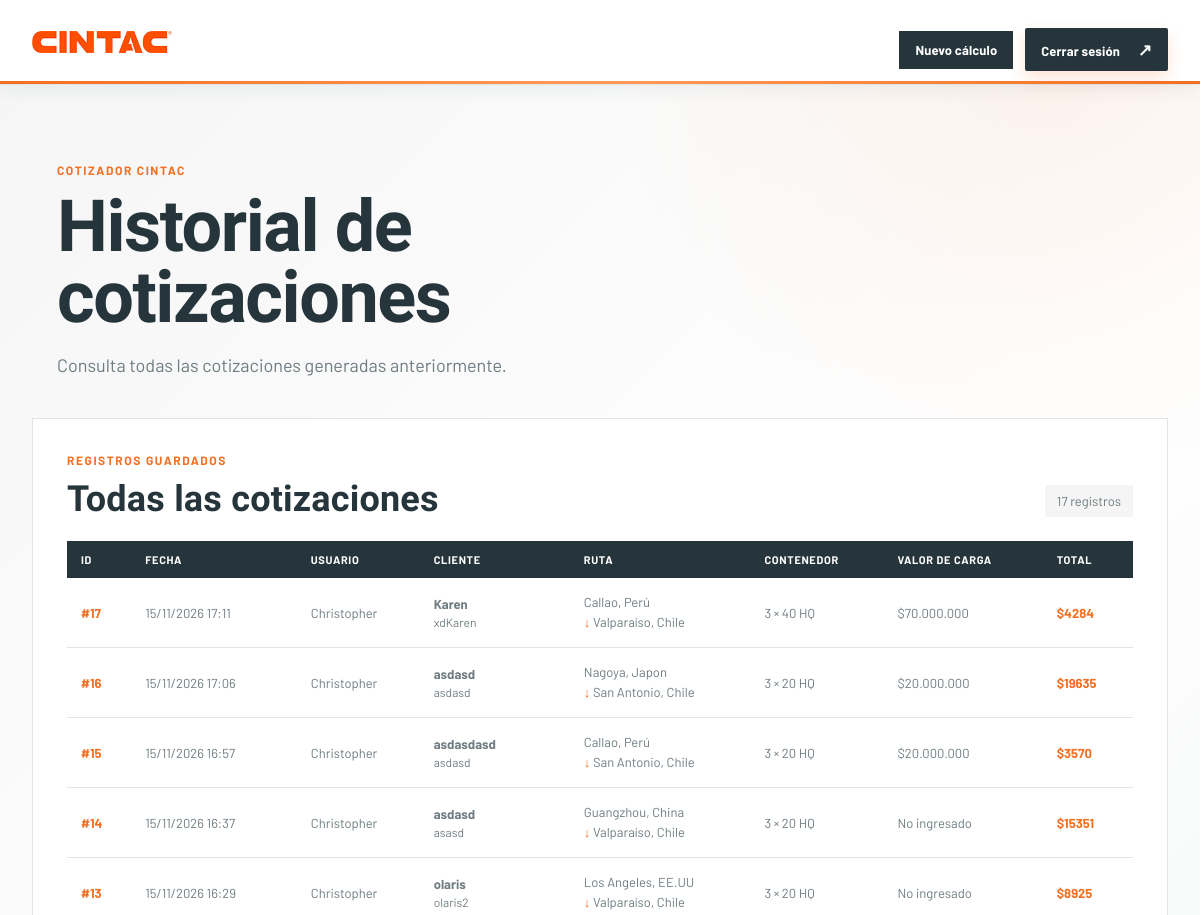
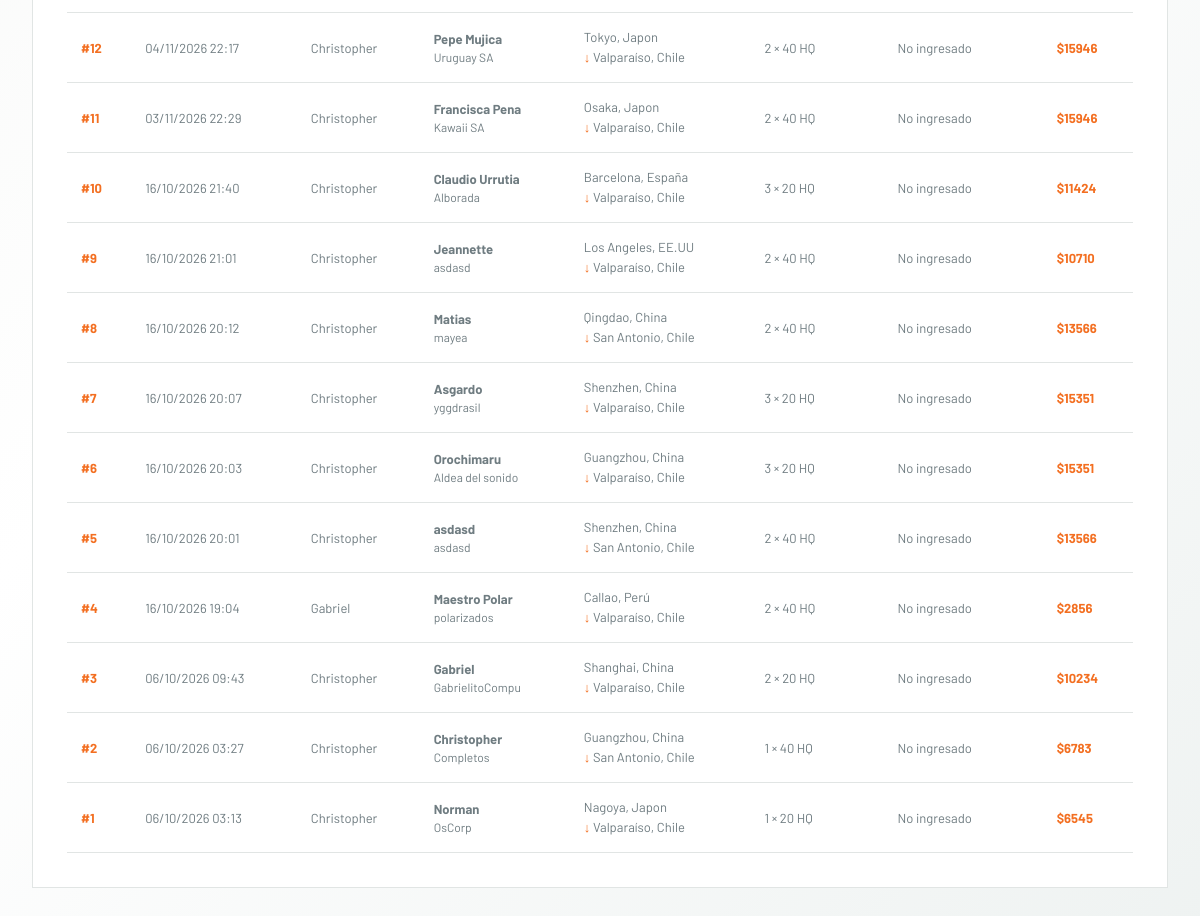
The page /Cotizador/historial/ (signed in) on the database its author committed (2 pictures, top to bottom).
### Cotizador/models.py (models this page shows, shortened)
class cotizacion_generada(models.Model):
    id = models.AutoField(primary_key=True)
    id_ruta = models.ForeignKey(ruta_logistica, on_delete=models.CASCADE, null=False)
    id_usuario = models.ForeignKey(Login, on_delete=models.CASCADE, null=False)
    fecha = models.DateTimeField(auto_now_add=True)
    nombre_cliente = models.CharField(max_length=100, validators=[valida_nombre], null=False)
    empresa = models.CharField(max_length=100, validators=[valida_empresa], null=False)
    correo_cliente = models.CharField(max_length=100, validators=[validate_login_email], null=False)
    descripcion_carga = models.TextField(null=False)
    peso_ingresado_kg = models.IntegerField(null=False)
    valor_carga_kg = models.IntegerField(null=True, blank=True)
    tipo_contenedor = models.CharField(max_length=50, null=False)
    cantidad_contenedores = models.IntegerField(null=False)
    monto_IVA = models.IntegerField(null=False)
    monto_total = models.IntegerField(null=False)

class Login(models.Model):
    ROL_FIJO = 'Administrador CINTAC'
    id = models.AutoField(primary_key=True)
    username = models.CharField(max_length=50, null=False, validators=[validate_login_username])
    password = models.CharField(
        max_length=50,
        null=False,
        validators=[validate_login_password],
    )
    email = models.CharField(max_length=100, null=False, validators=[validate_login_email])
    rol = models.CharField(
        max_length=50,
        default=ROL_FIJO,
        editable=False,
        null=False,
    )

class ruta_logistica(models.Model):
    PUERTOS_ORIGEN = (
        ('Shanghai, China', 'Shanghai, China'),
        ('Ningbo, China', 'Ningbo, China'),
        ('Shenzhen, China', 'Shenzhen, China'),
        ('Qingdao, China', 'Qingdao, China'),
        ('Guangzhou, China', 'Guangzhou, China'),
        ('Tianjin, China', 'Tianjin, China'),
        ('Yokohama, Japon', 'Yokohama, Japon'),
        ('Tokyo, Japon', 'Tokyo, Japon'),
        ('Nagoya, Japon', 'Nagoya, Japon'),
        ('Kobe, Japon', 'Kobe, Japon'),
        ('Osaka, Japon', 'Osaka, Japon'),
        ('Barcelona, España', 'Barcelona, España'),
        ('Los Angeles, EE.UU', 'Los Angeles, EE.UU'),
        ('Callao, Perú', 'Callao, Perú'),
        ('San antonio, Chile', 'San antonio, Chile'),
        ('Valparaíso, Chile', 'Valparaíso, Chile')
    )
    PUERTOS_DESTINO = (
        ('Valparaíso, Chile', 'Valparaíso, Chile'),
        ('San Antonio, Chile', 'San Antonio, Chile'),
        ('Callao, Perú', 'Callao, Perú'),
    )
    id = models.AutoField(primary_key=True)
    puerto_origen = models.CharField(max_length=100, choices=PUERTOS_ORIGEN, null=False,)
    puerto_destino = models.CharField(max_length=100, choices=PUERTOS_DESTINO, null=False)
    dias_transito = models.IntegerField(null=False)

### Cotizador/views.py (the view)
# urls.py: path('historial/', historial, name='historial'),
def historial(request):
    login_id = request.session.get('login_id')
    if login_id is None or not Login.objects.filter(pk=login_id).exists():
        request.session.pop('login_id', None)
        request.session['login_error'] = (
            'Debes iniciar sesión para acceder al historial.'
        )
        return redirect('login')
    historial_cotizaciones = (
        cotizacion_generada.objects.select_related('id_ruta')
        .order_by('-fecha')
    )
    for cotizacion in historial_cotizaciones:
        cotizacion.valor_carga_formateado = _format_clp(
            cotizacion.valor_carga_kg
        )
    context = {
        'historial_cotizaciones': historial_cotizaciones,
    }
    return render(request, 'Cotizador/historial.html', context)

### Cotizador/views.py (called while the page is built)
def _format_clp(value):
    if value is None:
        return 'No ingresado'
    return f'${value:,.0f}'.replace(',', '.')

### templates/Cotizador/historial.html (shortened to what this page needs)
<!DOCTYPE html>
{% load static %}
<html lang="es">
<head>
    <link rel="stylesheet" href="{% static 'CSS/cintac.css' %}">
</head>
<body class="quote-page">
    <header class="quote-header">
        <div class="container nav-wrap">
            <a class="brand" href="/" aria-label="CINTAC inicio">
                <img src="{% static 'images/MainCintac/logo.jpg' %}" alt="CINTAC">
            </a>
            <div class="quote-actions">
                <a class="dark-button quote-history" href="{% url 'cotizador' %}">
                    Nuevo cálculo
                </a>
                <a class="dark-button quote-logout" href="{% url 'login' %}">
                    Cerrar sesión <span>↗</span>
                </a>
            </div>
        </div>
    </header>
    <main class="quote-main container">
        <section class="quote-intro">
            <p class="eyebrow orange">COTIZADOR CINTAC</p>
            <h1>Historial de cotizaciones</h1>
            <p>Consulta todas las cotizaciones generadas anteriormente.</p>
        </section>
        <section class="history-card" aria-labelledby="history-title">
            <div class="history-heading">
                <div>
                    <p class="eyebrow orange">REGISTROS GUARDADOS</p>
                    <h2 id="history-title">Todas las cotizaciones</h2>
                </div>
                <span class="history-count">{{ historial_cotizaciones|length }} registro{{ historial_cotizaciones|length|pluralize }}</span>
            </div>
            {% if historial_cotizaciones %}
                <div class="history-table-wrap">
                    <table class="history-table">
                        <thead>
                            <tr>
                                <th>ID</th>
                                <th>Fecha</th>
                                <th>Usuario</th>
                                <th>Cliente</th>
                                <th>Ruta</th>
                                <th>Contenedor</th>
                                <th>Valor de carga</th>
                                <th>Total</th>
                            </tr>
                        </thead>
                        <tbody>
                            {% for cotizacion in historial_cotizaciones %}
                                <tr>
                                    <td data-label="ID">
                                        <strong class="history-id">#{{ cotizacion.id }}</strong>
                                    </td>
                                    <td data-label="Fecha">
                                        {{ cotizacion.fecha|date:"d/m/Y H:i" }}
                                    </td>
                                    <td data-label="Usuario">
                                        {{ cotizacion.id_usuario.username }}
                                    </td>
                                    <td data-label="Cliente">
                                        <strong>{{ cotizacion.nombre_cliente }}</strong>
                                        <span class="history-secondary">{{ cotizacion.empresa }}</span>
                                    </td>
                                    <td data-label="Ruta">
                                        <span class="history-route">
                                            {{ cotizacion.id_ruta.puerto_origen }}<br>
                                            <b>↓</b> {{ cotizacion.id_ruta.puerto_destino }}
                                        </span>
                                    </td>
                                    <td data-label="Contenedor">
                                        {{ cotizacion.cantidad_contenedores }} × {{ cotizacion.tipo_contenedor }}
                                    </td>
                                    <td data-label="Valor de carga">
                                        {{ cotizacion.valor_carga_formateado }}
                                    </td>
                                    <td data-label="Total">
                                        <strong class="history-total">
                                            ${{ cotizacion.monto_total|floatformat:0 }}
                                        </strong>
                                    </td>
                                </tr>
                            {% endfor %}
                        </tbody>
                    </table>
                </div>
            {% endif %}
        </section>
    </main>
</body>
</html>

### ProyectoFinal/static/CSS/cintac.css (style rules this page uses)
:root { --ink:#26343b; --muted:#6f7c81; --orange:#f36f21; --orange-dark:#d95414; --paper:#f4f5f4; --line:#e1e5e4; --blue:#153f58; --navy:#1d313b; }
* { box-sizing:border-box; }
html { scroll-behavior:smooth; }
body { margin:0; color:var(--ink); background:#fff; font-family:"Barlow",Arial,sans-serif; font-size:16px; }
a { color:inherit; text-decoration:none; }
.container { width:min(1240px,calc(100% - 64px)); margin:0 auto; }
.topbar-inner,.nav-wrap,.top-links { display:flex; align-items:center; }
.nav-wrap { min-height:88px; gap:48px; }
.brand { display:inline-flex; align-items:center; color:var(--orange); font-weight:900; }
.brand img { display:block; width:140px; height:auto; }
.quote-button,.dark-button { background:var(--orange); color:#fff; padding:15px 22px; font-size:13px; font-weight:700; letter-spacing:.01em; }
.quote-button span,.dark-button span,.light-button span { margin-left:15px; font-size:17px; }
.eyebrow { margin:0 0 15px; font-size:12px; font-weight:700; letter-spacing:.13em; }
.orange { color:var(--orange); }
h1,h2 { margin:0; font-family:"Barlow Condensed","Arial Narrow",sans-serif; font-weight:600; line-height:.98; }
h1 { font-size:clamp(44px,5vw,76px); letter-spacing:.005em; }
h2 { font-size:clamp(35px,4vw,53px); letter-spacing:.005em; }
.dark-button { display:inline-block; margin-top:15px; background:var(--ink); }
.quote-page { min-height:100vh; background:var(--paper); }
.quote-header { background:#fff; border-bottom:1px solid var(--line); }
.quote-header .nav-wrap { justify-content:space-between; min-height:76px; }
.quote-header .brand img { width:140px; }
.quote-actions { display:flex; align-items:center; gap:12px; }
.quote-history { padding:11px 16px; }
.quote-logout { padding:11px 16px; }
.history-card { background:#fff; border:1px solid var(--line); padding:34px; }
.history-heading { display:flex; align-items:end; justify-content:space-between; gap:20px; margin-bottom:24px; }
.history-heading h2 { margin:6px 0 0; color:var(--ink); font-size:36px; }
.history-count { padding:8px 12px; background:#f4f5f4; color:var(--muted); font-size:13px; }
.history-table-wrap { overflow-x:auto; }
.history-table { width:100%; border-collapse:collapse; min-width:850px; }
.history-table th { padding:12px 14px; background:var(--ink); color:#fff; font-size:11px; text-align:left; text-transform:uppercase; letter-spacing:.06em; }
.history-table td { padding:15px 14px; border-bottom:1px solid var(--line); color:var(--muted); font-size:13px; vertical-align:middle; }
.history-id,.history-total { color:var(--orange); }
.history-secondary { display:block; margin-top:3px; color:var(--muted); font-size:12px; }
.history-route { line-height:1.5; }
.history-route b { color:var(--orange); }
.quote-main { padding:70px 0 100px; }
.quote-intro { max-width:700px; margin-bottom:38px; }
.quote-intro h1 { color:var(--ink); font-size:clamp(46px,6vw,72px); }
.quote-intro > p:last-child { max-width:560px; margin:18px 0 0; color:var(--muted); font-size:17px; line-height:1.6; }
.quote-page { background: radial-gradient(circle at 88% 2%, #f36f2114 0, transparent 28rem), linear-gradient(135deg, #f4f5f4 0%, #fff 48%, #eef2f1 100%); }
.quote-page .quote-header { position:relative; box-shadow:0 3px 18px #153f5812; }
.quote-page .quote-header:after { position:absolute; right:0; bottom:0; left:0; height:3px; content:""; background:linear-gradient(90deg, var(--orange), #ff9a59, var(--orange)); }
.quote-page .quote-header .nav-wrap { min-height:84px; }
.quote-page .quote-logout { border-radius:2px; box-shadow:0 7px 16px #f36f2130; transition:transform .2s ease, box-shadow .2s ease; }
.quote-page .quote-main { position:relative; padding-top:78px; }
.quote-page .quote-intro { position:relative; padding-left:25px; }
.quote-page .quote-intro h1 { letter-spacing:-.02em; }
.quote-page .quote-intro > p:last-child { font-size:18px; }

### rows shown on the page
cotizacion_generada: id "17", fecha "15/11/2026 17:11", id_usuario.username "Christopher", nombre_cliente "Karen", empresa "xdKaren", id_ruta.puerto_origen "Callao, Perú", id_ruta.puerto_destino "Valparaíso, Chile", cantidad_contenedores "3", tipo_contenedor "40 HQ", valor_carga_formateado "$70.000.000", monto_total "4284"
cotizacion_generada: id "16", fecha "15/11/2026 17:06", id_usuario.username "Christopher", nombre_cliente "asdasd", empresa "asdasd", id_ruta.puerto_origen "Nagoya, Japon", id_ruta.puerto_destino "San Antonio, Chile", cantidad_contenedores "3", tipo_contenedor "20 HQ", valor_carga_formateado "$20.000.000", monto_total "19635"
cotizacion_generada: id "15", fecha "15/11/2026 16:57", id_usuario.username "Christopher", nombre_cliente "asdasdasd", empresa "asdasd", id_ruta.puerto_origen "Callao, Perú", id_ruta.puerto_destino "San Antonio, Chile", cantidad_contenedores "3", tipo_contenedor "20 HQ", valor_carga_formateado "$20.000.000", monto_total "3570"
cotizacion_generada: id "14", fecha "15/11/2026 16:37", id_usuario.username "Christopher", nombre_cliente "asdasd", empresa "asasd", id_ruta.puerto_origen "Guangzhou, China", id_ruta.puerto_destino "Valparaíso, Chile", cantidad_contenedores "3", tipo_contenedor "20 HQ", valor_carga_formateado "No ingresado", monto_total "15351"
cotizacion_generada: id "13", fecha "15/11/2026 16:29", id_usuario.username "Christopher", nombre_cliente "olaris", empresa "olaris2", id_ruta.puerto_origen "Los Angeles, EE.UU", id_ruta.puerto_destino "Valparaíso, Chile", cantidad_contenedores "3", tipo_contenedor "20 HQ", valor_carga_formateado "No ingresado", monto_total "8925"
cotizacion_generada: id "12", fecha "04/11/2026 22:17", id_usuario.username "Christopher", nombre_cliente "Pepe Mujica", empresa "Uruguay SA", id_ruta.puerto_origen "Tokyo, Japon", id_ruta.puerto_destino "Valparaíso, Chile", cantidad_contenedores "2", tipo_contenedor "40 HQ", valor_carga_formateado "No ingresado", monto_total "15946"
cotizacion_generada: id "11", fecha "03/11/2026 22:29", id_usuario.username "Christopher", nombre_cliente "Francisca Pena", empresa "Kawaii SA", id_ruta.puerto_origen "Osaka, Japon", id_ruta.puerto_destino "Valparaíso, Chile", cantidad_contenedores "2", tipo_contenedor "40 HQ", valor_carga_formateado "No ingresado", monto_total "15946"
cotizacion_generada: id "10", fecha "16/10/2026 21:40", id_usuario.username "Christopher", nombre_cliente "Claudio Urrutia", empresa "Alborada", id_ruta.puerto_origen "Barcelona, España", id_ruta.puerto_destino "Valparaíso, Chile", cantidad_contenedores "3", tipo_contenedor "20 HQ", valor_carga_formateado "No ingresado", monto_total "11424"
cotizacion_generada: id "9", fecha "16/10/2026 21:01", id_usuario.username "Christopher", nombre_cliente "Jeannette", empresa "asdasd", id_ruta.puerto_origen "Los Angeles, EE.UU", id_ruta.puerto_destino "Valparaíso, Chile", cantidad_contenedores "2", tipo_contenedor "40 HQ", valor_carga_formateado "No ingresado", monto_total "10710"
cotizacion_generada: id "8", fecha "16/10/2026 20:12", id_usuario.username "Christopher", nombre_cliente "Matias", empresa "mayea", id_ruta.puerto_origen "Qingdao, China", id_ruta.puerto_destino "San Antonio, Chile", cantidad_contenedores "2", tipo_contenedor "40 HQ", valor_carga_formateado "No ingresado", monto_total "13566"
cotizacion_generada: id "7", fecha "16/10/2026 20:07", id_usuario.username "Christopher", nombre_cliente "Asgardo", empresa "yggdrasil", id_ruta.puerto_origen "Shenzhen, China", id_ruta.puerto_destino "Valparaíso, Chile", cantidad_contenedores "3", tipo_contenedor "20 HQ", valor_carga_formateado "No ingresado", monto_total "15351"
cotizacion_generada: id "6", fecha "16/10/2026 20:03", id_usuario.username "Christopher", nombre_cliente "Orochimaru", empresa "Aldea del sonido", id_ruta.puerto_origen "Guangzhou, China", id_ruta.puerto_destino "Valparaíso, Chile", cantidad_contenedores "3", tipo_contenedor "20 HQ", valor_carga_formateado "No ingresado", monto_total "15351"
cotizacion_generada: id "5", fecha "16/10/2026 20:01", id_usuario.username "Christopher", nombre_cliente "asdasd", empresa "asdasd", id_ruta.puerto_origen "Shenzhen, China", id_ruta.puerto_destino "San Antonio, Chile", cantidad_contenedores "2", tipo_contenedor "40 HQ", valor_carga_formateado "No ingresado", monto_total "13566"
cotizacion_generada: id "4", fecha "16/10/2026 19:04", id_usuario.username "Gabriel", nombre_cliente "Maestro Polar", empresa "polarizados", id_ruta.puerto_origen "Callao, Perú", id_ruta.puerto_destino "Valparaíso, Chile", cantidad_contenedores "2", tipo_contenedor "40 HQ", valor_carga_formateado "No ingresado", monto_total "2856"
cotizacion_generada: id "3", fecha "06/10/2026 09:43", id_usuario.username "Christopher", nombre_cliente "Gabriel", empresa "GabrielitoCompu", id_ruta.puerto_origen "Shanghai, China", id_ruta.puerto_destino "Valparaíso, Chile", cantidad_contenedores "2", tipo_contenedor "20 HQ", valor_carga_formateado "No ingresado", monto_total "10234"
cotizacion_generada: id "2", fecha "06/10/2026 03:27", id_usuario.username "Christopher", nombre_cliente "Christopher", empresa "Completos", id_ruta.puerto_origen "Guangzhou, China", id_ruta.puerto_destino "San Antonio, Chile", cantidad_contenedores "1", tipo_contenedor "40 HQ", valor_carga_formateado "No ingresado", monto_total "6783"
cotizacion_generada: id "1", fecha "06/10/2026 03:13", id_usuario.username "Christopher", nombre_cliente "Norman", empresa "OsCorp", id_ruta.puerto_origen "Nagoya, Japon", id_ruta.puerto_destino "Valparaíso, Chile", cantidad_contenedores "1", tipo_contenedor "20 HQ", valor_carga_formateado "No ingresado", monto_total "6545"

### other values the page prints
{{ historial_cotizaciones|length }} "17"
